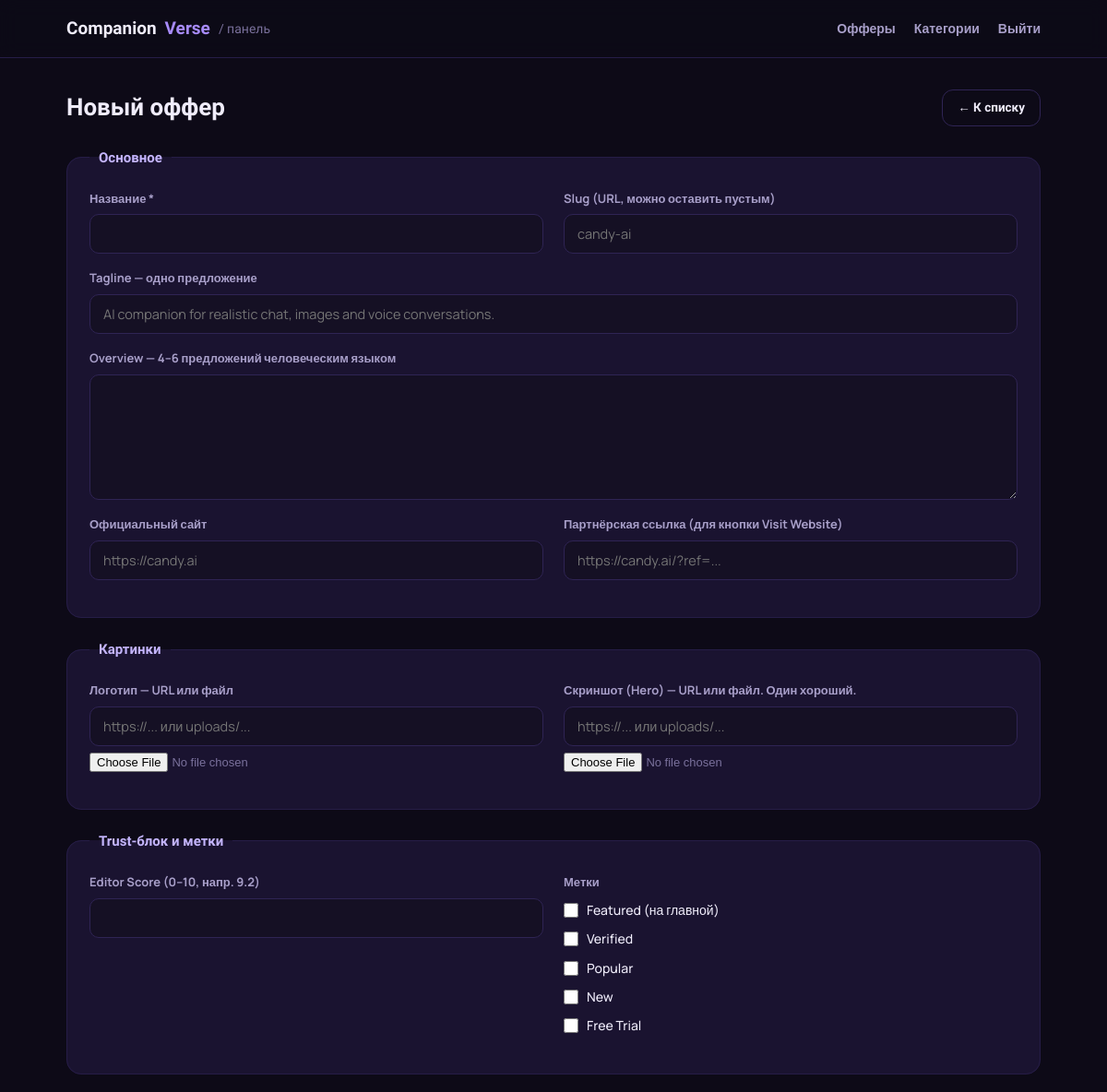
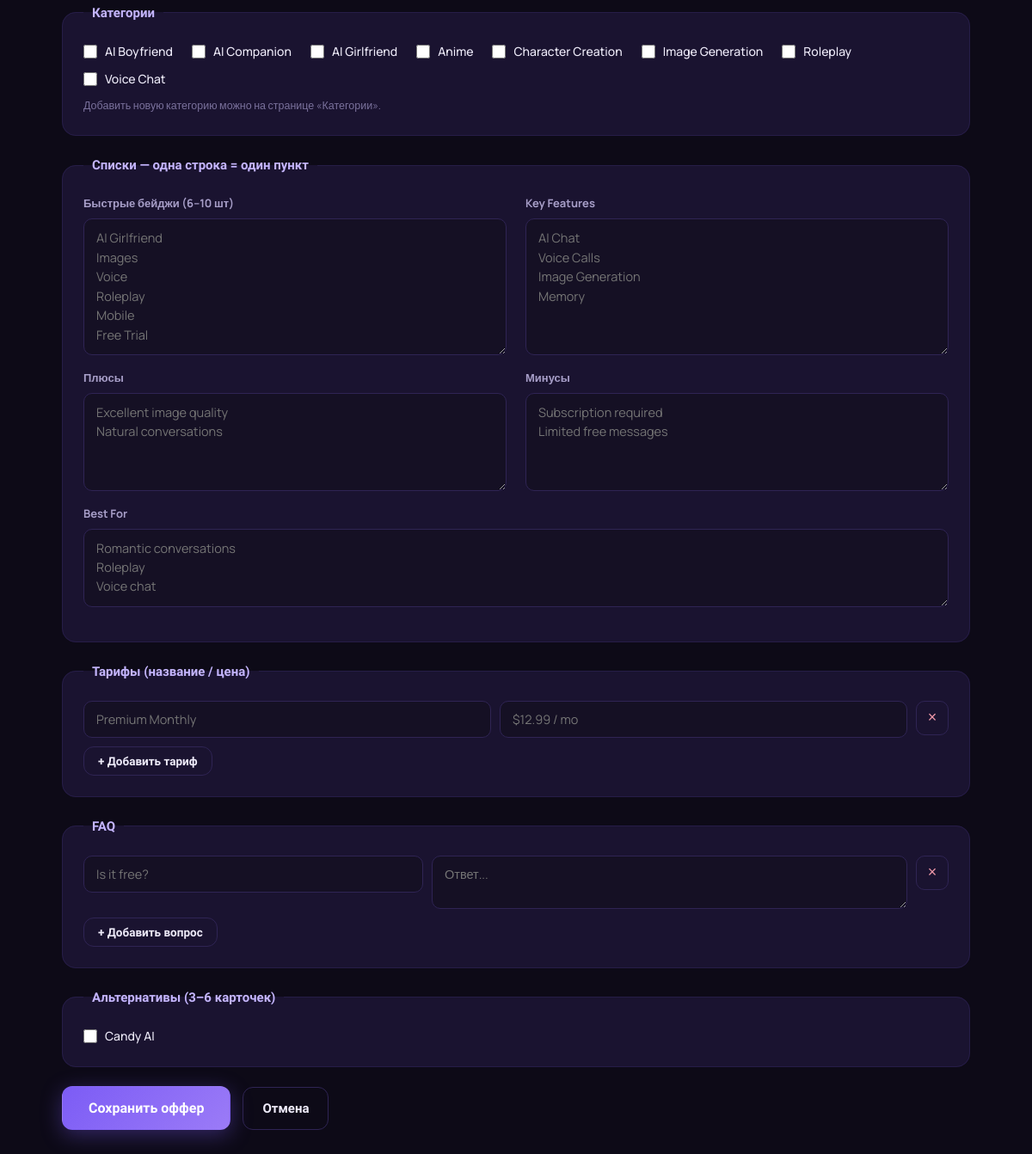
Screenshot of /management-panel/tool-form.php (signed in) with the database file from the repository (2 pictures, top to bottom).
### tables this page shows
CREATE TABLE IF NOT EXISTS categories (
  id INT UNSIGNED AUTO_INCREMENT PRIMARY KEY,
  name VARCHAR(120) NOT NULL,
  slug VARCHAR(140) NOT NULL UNIQUE
);

CREATE TABLE IF NOT EXISTS tools (
  id INT UNSIGNED AUTO_INCREMENT PRIMARY KEY,
  name VARCHAR(120) NOT NULL,
  slug VARCHAR(140) NOT NULL UNIQUE,
  tagline VARCHAR(255) DEFAULT '',
  description TEXT,
  logo VARCHAR(500) DEFAULT '',
  hero_image VARCHAR(500) DEFAULT '',
  website_url VARCHAR(500) DEFAULT '',
  affiliate_link VARCHAR(500) DEFAULT '',
  editor_score DECIMAL(3,1) DEFAULT NULL,
  free_trial TINYINT(1) NOT NULL DEFAULT 0,
  featured TINYINT(1) NOT NULL DEFAULT 0,
  verified TINYINT(1) NOT NULL DEFAULT 0,
  is_new TINYINT(1) NOT NULL DEFAULT 0,
  is_popular TINYINT(1) NOT NULL DEFAULT 0,
  created_at TIMESTAMP DEFAULT CURRENT_TIMESTAMP
);

### includes/db.php (called while the page is built, shortened)
<?php
function db(): PDO {
    static $pdo = null;
    if ($pdo === null) {
        try {
            $pdo = new PDO(
                'mysql:host=' . DB_HOST . ';dbname=' . DB_NAME . ';charset=utf8mb4',
                DB_USER,
                DB_PASS,
                [
                    PDO::ATTR_ERRMODE => PDO::ERRMODE_EXCEPTION,
                    PDO::ATTR_DEFAULT_FETCH_MODE => PDO::FETCH_ASSOC,
                ]
            );
        } catch (PDOException $e) {
            http_response_code(500);
            die('Database connection failed. Check credentials in config.php');
        }
    }
    return $pdo;
}
function esc($s): string {
    return htmlspecialchars((string)$s, ENT_QUOTES, 'UTF-8');
}
function getCategories(): array {
    return db()->query('SELECT c.*, (SELECT COUNT(*) FROM tool_categories tc WHERE tc.category_id = c.id) AS cnt FROM categories c ORDER BY c.name')->fetchAll();
}

### management-panel/tool-form.php (the view, shortened to what this page needs)
<?php
$d = db();
$id = isset($_GET['id']) ? (int)$_GET['id'] : 0;
$tool = ['name'=>'','slug'=>'','tagline'=>'','description'=>'','logo'=>'','hero_image'=>'','website_url'=>'','affiliate_link'=>'','editor_score'=>'','free_trial'=>0,'featured'=>0,'verified'=>0,'is_new'=>0,'is_popular'=>0];
$rel = ['badges'=>[],'features'=>[],'pros'=>[],'cons'=>[],'best_for'=>[],'pricing'=>[],'faqs'=>[],'categories'=>[],'alternatives'=>[]];
$allCats = getCategories();
$allTools = $d->query('SELECT id, name FROM tools ORDER BY name')->fetchAll();
$selectedCatSlugs = array_column($rel['categories'], 'slug');
$selectedAltIds = array_column($rel['alternatives'], 'id');
$title = $id ? 'Изменить: ' . $tool['name'] : 'Новый оффер';
?>
<!DOCTYPE html>
<html lang="ru">
<head>
<link rel="stylesheet" href="../assets/style.css">
<link rel="stylesheet" href="admin.css">
</head>
<body class="admin-body">
<header class="admin-header">
  <div class="admin-container admin-header-inner">
    <a class="logo" href="index.php">Companion<span>Verse</span> <em>/ панель</em></a>
    <nav class="admin-nav">
      <a href="index.php">Офферы</a>
      <a href="categories.php">Категории</a>
      <a href="logout.php">Выйти</a>
    </nav>
  </div>
</header>
<main class="admin-container admin-form-page">
  <div class="admin-toolbar">
    <h1><?= esc($title) ?></h1>
    <a class="btn btn-ghost btn-sm" href="index.php">&larr; К списку</a>
  </div>
  <form method="post" enctype="multipart/form-data" class="admin-form">
    <fieldset>
      <legend>Основное</legend>
      <div class="grid-2">
        <label class="field"><span>Название *</span><input type="text" name="name" value="<?= esc($tool['name']) ?>" required></label>
        <label class="field"><span>Slug (URL, можно оставить пустым)</span><input type="text" name="slug" value="<?= esc($tool['slug']) ?>" placeholder="candy-ai"></label>
      </div>
      <label class="field"><span>Tagline — одно предложение</span><input type="text" name="tagline" value="<?= esc($tool['tagline']) ?>" placeholder="AI companion for realistic chat, images and voice conversations."></label>
      <label class="field"><span>Overview — 4–6 предложений человеческим языком</span><textarea name="description" rows="5"><?= esc($tool['description']) ?></textarea></label>
      <div class="grid-2">
        <label class="field"><span>Официальный сайт</span><input type="url" name="website_url" value="<?= esc($tool['website_url']) ?>" placeholder="https://candy.ai"></label>
        <label class="field"><span>Партнёрская ссылка (для кнопки Visit Website)</span><input type="url" name="affiliate_link" value="<?= esc($tool['affiliate_link']) ?>" placeholder="https://candy.ai/?ref=..."></label>
      </div>
    </fieldset>
    <fieldset>
      <legend>Картинки</legend>
      <div class="grid-2">
        <div class="field">
          <span>Логотип — URL или файл</span>
          <input type="text" name="logo" value="<?= esc($tool['logo']) ?>" placeholder="https://... или uploads/...">
          <input type="file" name="logo_file" accept="image/*">
        </div>
        <div class="field">
          <span>Скриншот (Hero) — URL или файл. Один хороший.</span>
          <input type="text" name="hero_image" value="<?= esc($tool['hero_image']) ?>" placeholder="https://... или uploads/...">
          <input type="file" name="hero_file" accept="image/*">
        </div>
      </div>
    </fieldset>
    <fieldset>
      <legend>Trust-блок и метки</legend>
      <div class="grid-2">
        <label class="field"><span>Editor Score (0–10, напр. 9.2)</span><input type="number" step="0.1" min="0" max="10" name="editor_score" value="<?= esc($tool['editor_score']) ?>"></label>
        <div class="field checks">
          <span>Метки</span>
          <label><input type="checkbox" name="featured" <?= $tool['featured'] ? 'checked' : '' ?>> Featured (на главной)</label>
          <label><input type="checkbox" name="verified" <?= $tool['verified'] ? 'checked' : '' ?>> Verified</label>
          <label><input type="checkbox" name="is_popular" <?= $tool['is_popular'] ? 'checked' : '' ?>> Popular</label>
          <label><input type="checkbox" name="is_new" <?= $tool['is_new'] ? 'checked' : '' ?>> New</label>
          <label><input type="checkbox" name="free_trial" <?= $tool['free_trial'] ? 'checked' : '' ?>> Free Trial</label>
        </div>
      </div>
    </fieldset>
    <fieldset>
      <legend>Категории</legend>
      <div class="checks checks-inline">
        <?php foreach ($allCats as $c): ?>
          <label><input type="checkbox" name="categories[]" value="<?= (int)$c['id'] ?>" <?= in_array($c['slug'], $selectedCatSlugs) ? 'checked' : '' ?>> <?= esc($c['name']) ?></label>
        <?php endforeach; ?>
      </div>
      <p class="hint">Добавить новую категорию можно на странице «Категории».</p>
    </fieldset>
    <fieldset>
      <legend>Списки — одна строка = один пункт</legend>
      <div class="grid-2">
        <label class="field"><span>Быстрые бейджи (6–10 шт)</span><textarea name="badges" rows="6" placeholder="AI Girlfriend&#10;Images&#10;Voice&#10;Roleplay&#10;Mobile&#10;Free Trial"><?= esc(implode("\n", $rel['badges'])) ?></textarea></label>
        <label class="field"><span>Key Features</span><textarea name="features" rows="6" placeholder="AI Chat&#10;Voice Calls&#10;Image Generation&#10;Memory"><?= esc(implode("\n", $rel['features'])) ?></textarea></label>
      </div>
      <div class="grid-2">
        <label class="field"><span>Плюсы</span><textarea name="pros" rows="4" placeholder="Excellent image quality&#10;Natural conversations"><?= esc(implode("\n", $rel['pros'])) ?></textarea></label>
        <label class="field"><span>Минусы</span><textarea name="cons" rows="4" placeholder="Subscription required&#10;Limited free messages"><?= esc(implode("\n", $rel['cons'])) ?></textarea></label>
      </div>
      <label class="field"><span>Best For</span><textarea name="best_for" rows="3" placeholder="Romantic conversations&#10;Roleplay&#10;Voice chat"><?= esc(implode("\n", $rel['best_for'])) ?></textarea></label>
    </fieldset>
    <fieldset>
      <legend>Тарифы (название / цена)</legend>
      <div id="pricing-rows">
        <?php $plans = $rel['pricing'] ?: [['plan_name'=>'','price'=>'']]; ?>
        <?php foreach ($plans as $p): ?>
        <div class="repeat-row">
          <input type="text" name="plan_name[]" value="<?= esc($p['plan_name']) ?>" placeholder="Premium Monthly">
          <input type="text" name="plan_price[]" value="<?= esc($p['price']) ?>" placeholder="$12.99 / mo">
          <button type="button" class="row-del" onclick="this.parentNode.remove()">&times;</button>
        </div>
        <?php endforeach; ?>
      </div>
      <button type="button" class="btn btn-ghost btn-sm" onclick="addPricingRow()">+ Добавить тариф</button>
    </fieldset>
    <fieldset>
      <legend>FAQ</legend>
      <div id="faq-rows">
        <?php $faqs = $rel['faqs'] ?: [['question'=>'','answer'=>'']]; ?>
        <?php foreach ($faqs as $f): ?>
        <div class="repeat-row repeat-row-faq">
          <input type="text" name="faq_q[]" value="<?= esc($f['question']) ?>" placeholder="Is it free?">
          <textarea name="faq_a[]" rows="2" placeholder="Ответ..."><?= esc($f['answer']) ?></textarea>
          <button type="button" class="row-del" onclick="this.parentNode.remove()">&times;</button>
        </div>
        <?php endforeach; ?>
      </div>
      <button type="button" class="btn btn-ghost btn-sm" onclick="addFaqRow()">+ Добавить вопрос</button>
    </fieldset>
    <?php if ($allTools): ?>
    <fieldset>
      <legend>Альтернативы (3–6 карточек)</legend>
      <div class="checks checks-inline">
        <?php foreach ($allTools as $t): if ((int)$t['id'] === $id) continue; ?>
          <label><input type="checkbox" name="alternatives[]" value="<?= (int)$t['id'] ?>" <?= in_array((int)$t['id'], $selectedAltIds) ? 'checked' : '' ?>> <?= esc($t['name']) ?></label>
        <?php endforeach; ?>
      </div>
    </fieldset>
    <?php endif; ?>
    <div class="form-footer">
      <button class="btn btn-primary btn-lg" type="submit">Сохранить оффер</button>
      <a class="btn btn-ghost" href="index.php">Отмена</a>
    </div>
  </form>
</main>
</body>
</html>

### assets/style.css (style rules this page uses)
:root { --bg: #0d0a17; --bg-soft: #151024; --surface: #1a1330; --surface-2: #221a3e; --border: #2f2454; --border-soft: #261d47; --lav: #a78bfa; --lav-bright: #c4b5fd; --lav-deep: #7c5cf5; --text: #efecfa; --muted: #a89fc9; --dim: #7a719c; --good: #7ee2a8; --bad: #f199a9; --radius: 14px; --font-display: 'Sora', sans-serif; --font-body: 'Manrope', sans-serif; }
* { margin: 0; padding: 0; box-sizing: border-box; }
html { scroll-behavior: smooth; }
body { background: var(--bg); color: var(--text); font-family: var(--font-body); font-size: 16px; line-height: 1.6; -webkit-font-smoothing: antialiased; }
a { color: var(--lav); text-decoration: none; }
h1, h2, h3 { font-family: var(--font-display); line-height: 1.2; }
.logo { font-family: var(--font-display); font-weight: 700; font-size: 19px; color: var(--text); display: flex; align-items: center; gap: 9px; }
.logo span { color: var(--lav); }
.btn { display: inline-flex; align-items: center; gap: 8px; font-family: var(--font-display); font-weight: 600; font-size: 15px; padding: 12px 22px; border-radius: 12px; border: 1px solid transparent; cursor: pointer; transition: transform .15s, box-shadow .15s, background .15s; }
.btn-primary { background: linear-gradient(135deg, var(--lav-deep), #9b7bf7); color: #fff; box-shadow: 0 6px 24px rgba(124, 92, 245, 0.35); }
.btn-lg { padding: 15px 30px; font-size: 16px; }
.btn-ghost { background: transparent; border-color: var(--border); color: var(--text); }
.btn-sm { padding: 8px 16px; font-size: 13.5px; }

### management-panel/admin.css (style rules this page uses)
.admin-body { min-height: 100vh; }
.admin-container { max-width: 1100px; margin: 0 auto; padding: 0 22px; }
.admin-header { border-bottom: 1px solid var(--border-soft); background: rgba(13, 10, 23, 0.9); position: sticky; top: 0; z-index: 40; backdrop-filter: blur(10px); }
.admin-header-inner { display: flex; align-items: center; height: 62px; gap: 24px; }
.admin-header .logo em { font-style: normal; color: var(--dim); font-size: 14px; font-weight: 500; }
.admin-nav { margin-left: auto; display: flex; gap: 20px; }
.admin-nav a { color: var(--muted); font-weight: 600; font-size: 14px; }
.admin-toolbar { display: flex; align-items: center; justify-content: space-between; margin: 34px 0 22px; gap: 16px; flex-wrap: wrap; }
.admin-toolbar h1 { font-size: 26px; display: flex; align-items: center; gap: 12px; }
.admin-form { display: flex; flex-direction: column; gap: 22px; margin-bottom: 70px; }
.admin-form fieldset { border: 1px solid var(--border-soft); border-radius: 16px; background: var(--surface); padding: 22px 24px 24px; }
.admin-form legend { font-family: var(--font-display); font-weight: 700; font-size: 15px; color: var(--lav-bright); padding: 0 10px; }
.field { display: flex; flex-direction: column; gap: 7px; margin-bottom: 16px; }
.field > span { font-size: 13px; font-weight: 700; color: var(--muted); }
.field input[type=text], .field input[type=url], .field input[type=number], .field input[type=password], .field textarea, .cat-add-form input, .repeat-row input, .repeat-row textarea { background: var(--bg-soft); border: 1px solid var(--border); border-radius: 10px; color: var(--text); font-family: var(--font-body); font-size: 14.5px; padding: 11px 14px; outline: none; transition: border-color .15s, box-shadow .15s; }
.field textarea { resize: vertical; line-height: 1.55; }
.field input[type=file] { color: var(--dim); font-size: 13px; }
.grid-2 { display: grid; grid-template-columns: 1fr 1fr; gap: 0 22px; }
.checks { gap: 9px; }
.checks label { display: flex; align-items: center; gap: 9px; font-size: 14px; color: var(--text); font-weight: 500; cursor: pointer; }
.checks input[type=checkbox] { width: 16px; height: 16px; accent-color: var(--lav-deep); }
.checks-inline { display: flex; flex-wrap: wrap; gap: 10px 22px; }
.hint { color: var(--dim); font-size: 12.5px; margin-top: 10px; }
.repeat-row { display: grid; grid-template-columns: 1fr 1fr 38px; gap: 10px; margin-bottom: 10px; align-items: start; }
.repeat-row-faq { grid-template-columns: 1fr 1.4fr 38px; }
.row-del { height: 40px; border-radius: 10px; border: 1px solid var(--border); background: transparent; color: var(--bad); font-size: 18px; cursor: pointer; }
.form-footer { display: flex; gap: 14px; align-items: center; }

### rows the page displays
categories: name "AI Boyfriend"
categories: name "AI Companion"
categories: name "AI Girlfriend"
categories: name "Anime"
categories: name "Character Creation"
categories: name "Image Generation"
categories: name "Roleplay"
categories: name "Voice Chat"
tools: name "Candy AI"

### other values shown
$title "Новый оффер"
